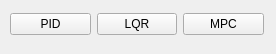
<?xml version="1.0" encoding="UTF-8"?>
<ui version="4.0">
 <class>Controller</class>
 <widget class="QWidget" name="Controller">
  <property name="geometry">
   <rect>
    <x>0</x>
    <y>0</y>
    <width>276</width>
    <height>54</height>
   </rect>
  </property>
  <property name="windowTitle">
   <string>Controller</string>
  </property>
  <widget class="QWidget" name="layoutWidget">
   <property name="geometry">
    <rect>
     <x>10</x>
     <y>10</y>
     <width>254</width>
     <height>28</height>
    </rect>
   </property>
   <layout class="QHBoxLayout" name="horizontalLayout">
    <item>
     <widget class="QPushButton" name="pushButton">
      <property name="text">
       <string>PID</string>
      </property>
     </widget>
    </item>
    <item>
     <widget class="QPushButton" name="pushButton_2">
      <property name="text">
       <string>LQR</string>
      </property>
     </widget>
    </item>
    <item>
     <widget class="QPushButton" name="pushButton_3">
      <property name="text">
       <string>MPC</string>
      </property>
     </widget>
    </item>
   </layout>
  </widget>
 </widget>
 <resources/>
 <connections/>
</ui>
